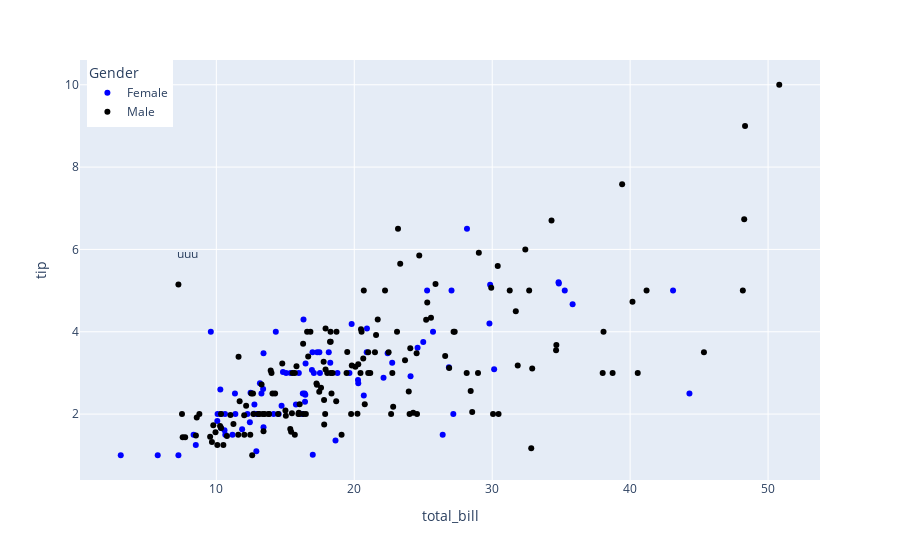

The cell this chart's notebook holds for it:
### Code cell
fig=px.scatter(df,x='total_bill',y='tip',color='sex',color_discrete_map={'Female':'blue','Male':'black'})
fig.update_layout(legend={
    "title":'Gender',
    "yanchor":'top',
    "xanchor":'left',
    'x':0.01
})
fig.add_annotation(x=7.9,y=5.9,text='uuu',showarrow=False)

### Figure 1 — Plotly figure (JSON) as saved in the notebook; plotly's stock layout.template omitted (floating-point values rounded to 4 significant figures; data arrays with more than 128 entries replaced by an {"elided": "..."} marker saying what was removed)
{"data": [{"hovertemplate": "sex=Female<br>total_bill=%{x}<br>tip=%{y}<extra></extra>", "legendgroup": "Female", "marker": {"color": "blue", "symbol": "circle"}, "mode": "markers", "name": "Female", "orientation": "v", "showlegend": true, "type": "scatter", "x": [16.99, 24.59, 35.26, 14.83, 10.33, 16.97, 20.29, 15.77, 19.65, 15.06, 20.69, 16.93, 10.29, 34.81, 26.41, 16.45, 3.07, 17.07, 26.86, 25.28, 14.73, 10.07, 34.83, 5.75, 16.32, 22.75, 11.35, 15.38, 44.3, 22.42, 20.92, 14.31, 7.25, 25.71, 17.31, 10.65, 12.43, 24.08, 13.42, 12.48, 29.8, 14.52, 11.38, 20.27, 11.17, 12.26, 18.26, 8.51, 10.33, 14.15, 13.16, 17.47, 27.05, 16.43, 8.35, 18.64, 11.87, 29.85, 25, 13.39, 16.21, 17.51, 10.59, 10.63, 9.6, 20.9, 18.15, 19.81, 43.11, 13, 12.74, 13, 16.4, 16.47, 12.76, 13.27, 28.17, 12.9, 30.14, 13.42, 15.98, 16.27, 10.09, 22.12, 35.83, 27.18, 18.78], "xaxis": "x", "y": [1.01, 3.61, 5, 3.02, 1.67, 3.5, 2.75, 2.23, 3, 3, 2.45, 3.07, 2.6, 5.2, 1.5, 2.47, 1, 3, 3.14, 5, 2.2, 1.83, 5.17, 1, 4.3, 3.25, 2.5, 3, 2.5, 3.48, 4.08, 4, 1, 4, 3.5, 1.5, 1.8, 2.92, 1.68, 2.52, 4.2, 2, 2, 2.83, 1.5, 2, 3.25, 1.25, 2, 2, 2.75, 3.5, 5, 2.3, 1.5, 1.36, 1.63, 5.14, 3.75, 2.61, 2, 3, 1.61, 2, 4, 3.5, 3.5, 4.19, 5, 2, 2.01, 2, 2.5, 3.23, 2.23, 2.5, 6.5, 1.1, 3.09, 3.48, 3, 2.5, 2, 2.88, 4.67, 2, 3], "yaxis": "y"}, {"hovertemplate": "sex=Male<br>total_bill=%{x}<br>tip=%{y}<extra></extra>", "legendgroup": "Male", "marker": {"color": "black", "symbol": "circle"}, "mode": "markers", "name": "Male", "orientation": "v", "showlegend": true, "type": "scatter", "x": {"elided": "157 float values"}, "xaxis": "x", "y": {"elided": "157 float values"}, "yaxis": "y"}], "layout": {"annotations": [{"showarrow": false, "text": "uuu", "x": 7.9, "y": 5.9}], "legend": {"title": {"text": "Gender"}, "tracegroupgap": 0, "x": 0.01, "xanchor": "left", "yanchor": "top"}, "margin": {"t": 60}, "xaxis": {"anchor": "y", "domain": [0, 1], "title": {"text": "total_bill"}}, "yaxis": {"anchor": "x", "domain": [0, 1], "title": {"text": "tip"}}}}
